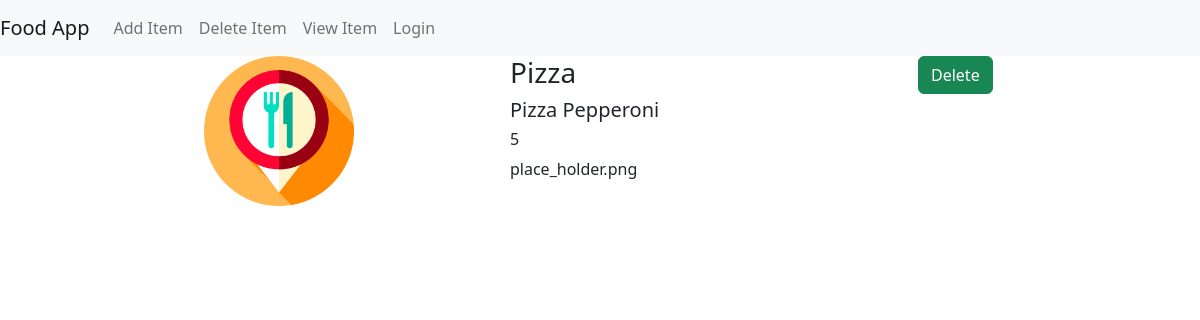
Screenshot of /food/9/ with the database file from the repository.
### food/models.py (models this page shows, shortened)
class Item(models.Model):
    item_name = models.CharField(max_length=200)
    item_desc = models.CharField(max_length=200)
    item_price = models.IntegerField()
    item_image = models.CharField(max_length=500, default="place_holder.png")
    user = models.ForeignKey(User, on_delete=models.CASCADE, default=1)

### food/views.py (the view)
# urls.py: path("<int:pk>/", views.Detail.as_view(), name="detail"),
class Detail(DetailView):
    model = Item
    template_name = "food/detail.html"

### food/templates/food/detail.html
{% extends 'food/base.html' %}
{% load static %}
{% block body %}
        <div class="row">
            <div class="col-md-3 offset-md-2">
                <img src="{% static 'food/img/' %}{{ object.item_image }}" height="150px">
            </div>
            <div class="col-md-4">
                <h3>{{ object.item_name }}</h3>
                <h5>{{ object.item_desc }}</h5>
                <h6>{{ object.item_price }}</h6>
                {{ object.item_image }}
            </div>
            <div class="col-md-2">
                <a href="{% url 'food:delete_item' item.id %}" class="btn btn-success">Delete</a>
            </div>
        </div>
{% endblock %}

### rows the page displays
Item: item_image (picture), item_name "Pizza", item_desc "Pizza Pepperoni", item_price "5", item_image "place_holder.png"
